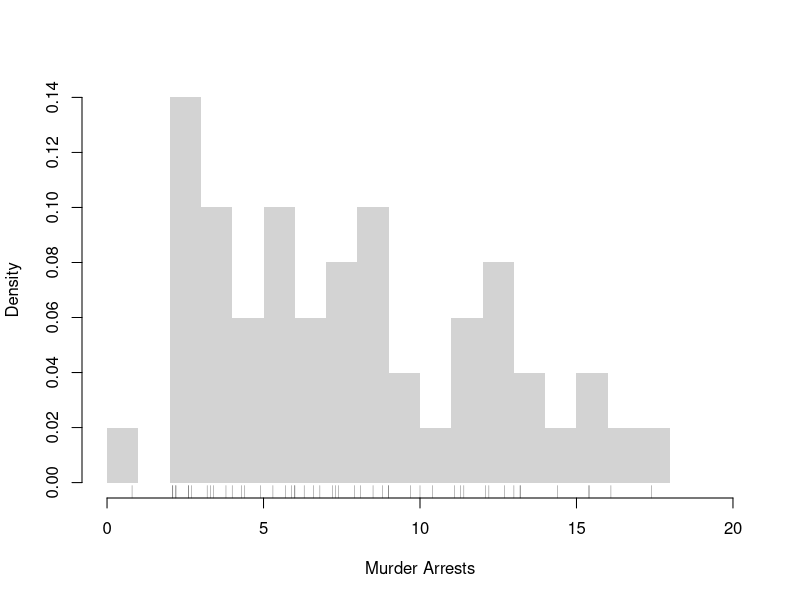
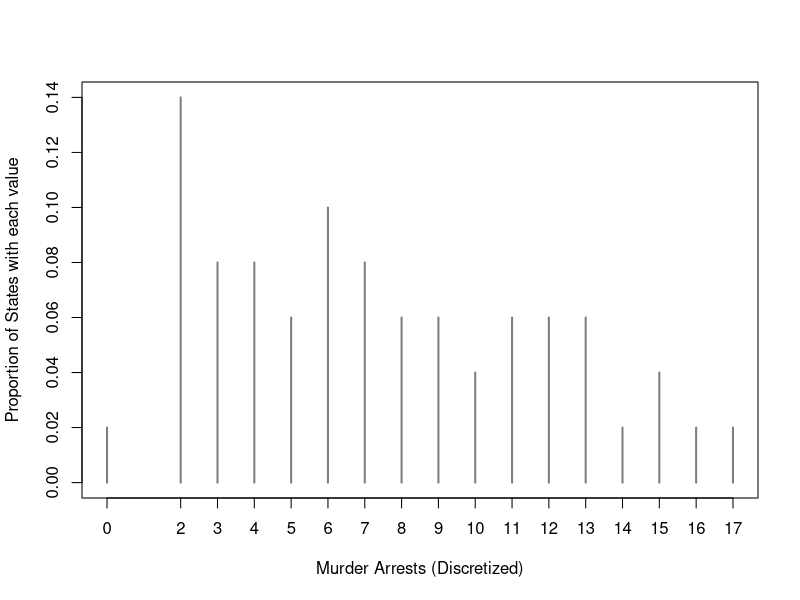
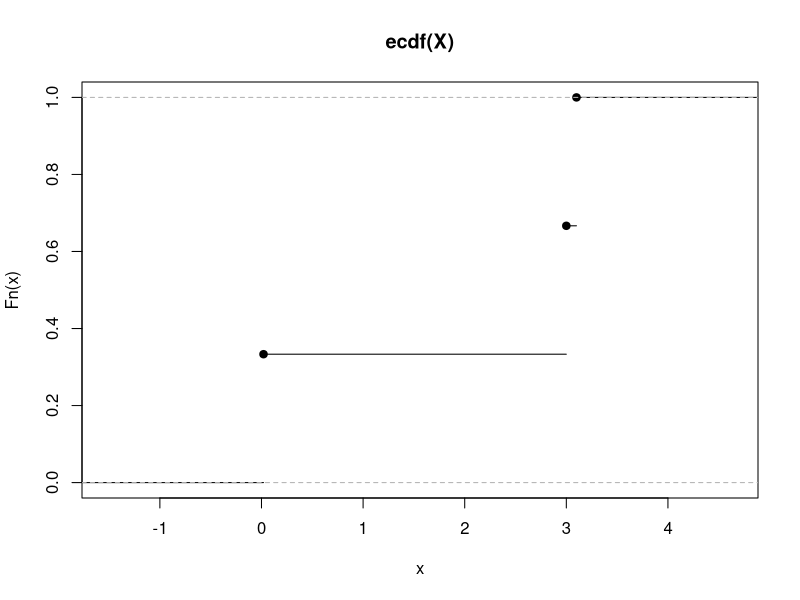
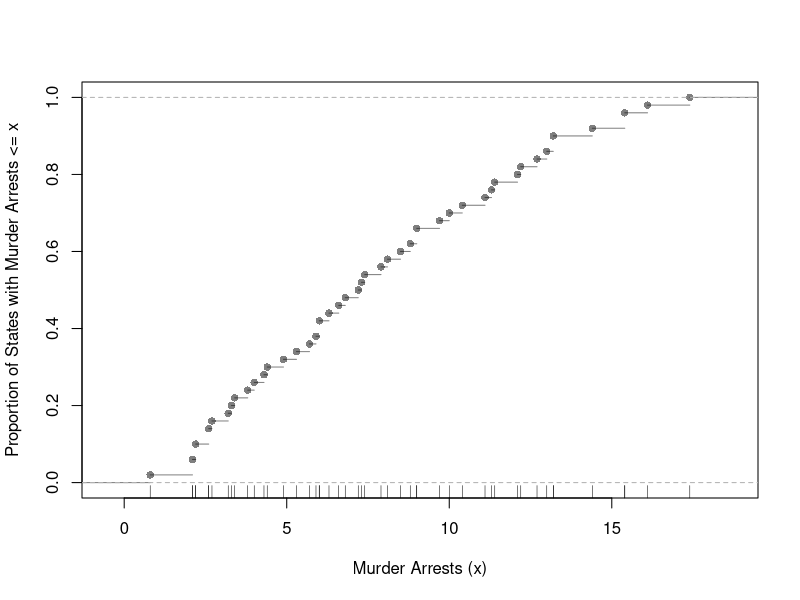
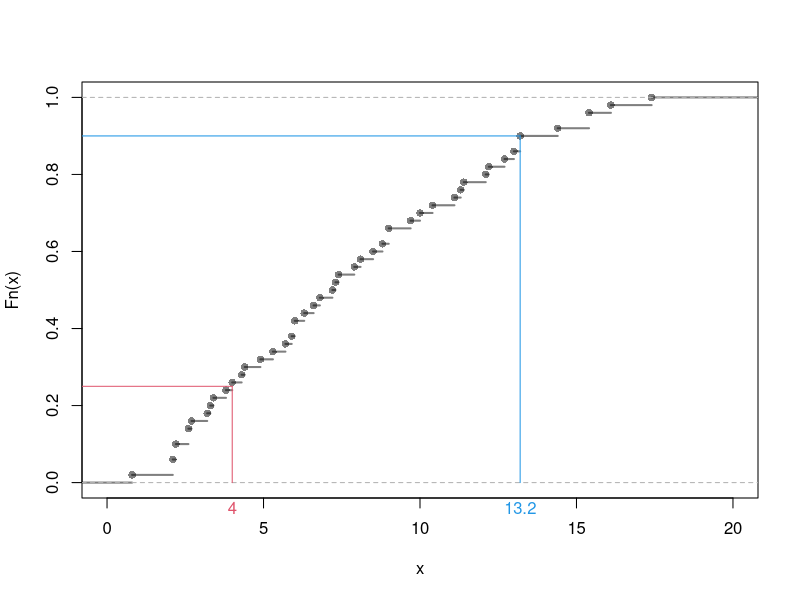
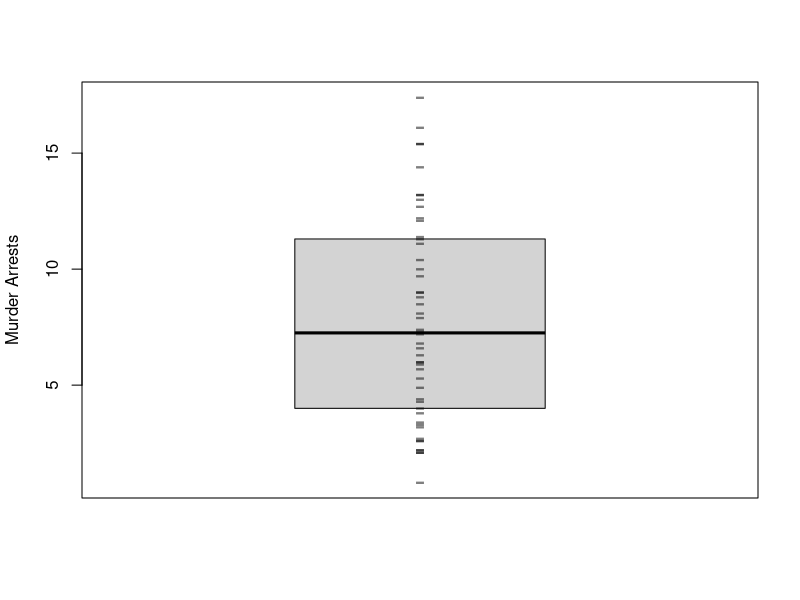

Here is the R script that generated these plots, in order:
## ---- chunk 1
dat_card1 <- 1:3 # Cardinal data (Discrete)
dat_card1

dat_card2 <- c(1.1, 2/3, 3) # Cardinal data (Continuous)
dat_card2

dat_fact1 <- factor( c('A','B','C'), ordered=T) # Factor data (Ordinal)
dat_fact1

dat_fact2 <- factor( c('Leipzig','Los Angeles','Logan'), ordered=F) # Factor data (Categorical)
dat_fact2

dat_fact3 <- factor( c(T,F), ordered=F) # Factor data (Categorical)
dat_fact3

# Explicitly check the data types:
#class(dat_card1)
#class(dat_card2)
## ---- chunk 2
c('A','B','C')  # character strings
c('Leipzig','Los Angeles','Logan')  # character strings
## ---- chunk 3
# Strings
paste( 'hi', 'mom')
paste( c('hi', 'mom'), collapse='--')

kingText <- "The king infringes the law on playing curling."
gsub(pattern="ing", replacement="", kingText)
# advanced usage
#gsub("[aeiouy]", "_", kingText)
#gsub("([[:alpha:]]{3})ing\\b", "\\1", kingText) 
## ---- chunk 4
x <- 1:10
y <- 2*x
list(x, y)  # list of vectors

x_mat1 <- matrix(2:7,2,3)
x_mat2 <- matrix(4:-1,2,3)
list(x_mat1, x_mat2)  # list of matrices
## ---- chunk 5
list(list(x_mat1), list(x_mat2))  # list of lists

list(x_mat1, list(x_mat1, x_mat2)) # list of different objects

# ...inception...
list(x_mat1,
    list(x_mat1, x_mat2), 
    list(x_mat1, list(x_mat2)
    )) 
## ---- chunk 6
# data.frames: your most common data type
    # matrix of different data-types
    # well-ordered lists
data.frame(x, y)  # list of vectors
## ---- chunk 7
d0 <- data.frame(x=dat_fact2, y=dat_card2)
d0

d0[,'y']
## ---- chunk 8
# data square (matrix)
array(data = 1:24, dim = c(3,8))

# data cube
a <- array(data = 1:24, dim = c(3, 2, 4))
a
## ---- chunk 9
apply(a, 1, mean)    # Row means
apply(a, 2, mean)    # Column means
apply(a, 3, mean)    # "Layer" means
apply(a, 1:2, mean)  # Row/Column combination 
## ---- chunk 10
x <- c(1,2,3)
x_mat1 <- outer(x, x) # x %o% x
x_mat1
is.array(x_mat1) # Matrices are arrays

x_mat2 <- matrix(6:1,2,3)
outer(x_mat2, x)
# outer(x_mat2, matrix(x))
# outer(x_mat2, t(x))
# outer(x_mat1, x_mat2)
## ---- chunk 11
head(USArrests) # Actual Data

# Check NA values
X <- c(3,3.1,NA,0.02) #Small dataset we will use in numerical examples
sum(is.na(X))
## ---- chunk 12
X <- c(3,3.1,0.02) # Data: "big X"
x <- 2 # particular value: "little x"
sum(X <= x)
sum(X == x)
## ---- chunk 13
# Intuitive Examples
X <- c(3,3.1,0.02)
Xhist <- hist(X, breaks=c(0,1,2,3,4), plot=F)
Xhist

# base x height
base <- 1
height <- Xhist$density
sum(base*height)
## ---- chunk 14
Xhist <- hist(X, breaks=c(0,4/3,8/3,4), plot=F)
base <- 4/3
height <- Xhist$density
sum(base*height)


# as a default, R uses bins (,] instead of [,)
# but you can change that with "right=F"
# hist(X, breaks=c(0,4/3,8/3,4), plot=F, right=F)
## ---- chunk 15
# Practical Example
X <- USArrests[,'Murder']
hist(X,
    breaks=seq(0,20,by=1), #bin width=1
    freq=F,
    border=NA, 
    main='',
    xlab='Murder Arrests')
# Raw Observations
rug(USArrests[,'Murder'], col=grey(0,.5))

# Since h=1, the density equals the proportion of states in each bin
# Redo this example with h=2
## ---- chunk 16
# Discretized data
X <- USArrests[,'Murder']
Xr <- floor(X) #rounded down
#table(Xr)
proportions <- table(Xr)/length(Xr)
plot(proportions, col=grey(0,.5),
    xlab='Murder Arrests (Discretized)',
    ylab='Proportion of States with each value')
## ---- chunk 17
X <- c(3,3.1,0.02)
Fhat <- ecdf(X)

# Visualized
plot(Fhat)

# Evaluated at the data
x <- X
Fhat(X)
#sum(X<=3)/length(X)
#sum(X<=3.1)/length(X)
#sum(X<=0.02)/length(X)

# Evaluated at other points
x <- c(0.5, 2.5, 3.5)
Fhat(x)
#sum(X<=0.5)/length(X)
#sum(X<=2.5)/length(X)
#sum(X<=3.5)/length(X)
## ---- chunk 18
F_murder <- ecdf(USArrests[,'Murder'])
# proportion of murders <= 10
F_murder(10)
# proportion of murders <= x, for all x
plot(F_murder, main='', 
    xlab='Murder Arrests (x)',
    ylab='Proportion of States with Murder Arrests <= x',
    pch=16, col=grey(0,.5))
rug(USArrests[,'Murder'])
## ---- chunk 19
X <-  c(3.1, 3, 0.02)
quantile(X, probs=c(0,.5,1))
## ---- chunk 20
# common quantiles
X <- USArrests[,'Murder']
quantile(X)

# All deciles are quantiles
quantile(X, probs=seq(0,1, by=.1))

# Visualized: Inverting the Empirical Distribution
FX_hat <- ecdf(X)
plot(FX_hat, lwd=2, xlim=c(0,20),
    pch=16, col=grey(0,.5), main='')
# Two Examples of Quantiles 
p <- c(.25, .9) # Lower Quartile, Upper Decile
cols <- c(2,4) 
QX_hat <- quantile(X, p, type=1)
QX_hat
segments(QX_hat, p, -10, p, col=cols)
segments(QX_hat, p, QX_hat, 0, col=cols)
mtext( round(QX_hat,2), 1, at=QX_hat, col=cols)
## ---- chunk 21
X <- USArrests[,'Murder']
Xo <- sort(X)
Xo

# median
Xo[length(Xo)*.5]
quantile(X, probs=.5, type=4) #tie break rule #4

# min
Xo[1]
min(Xo)
quantile(Xo, probs=0)
## ---- chunk 22
boxplot(USArrests[,'Murder'],
    main='', ylab='Murder Arrests',
    whisklty=0, staplelty=0, outline=F)
# Raw Observations
stripchart(USArrests[,'Murder'],
    pch='-', col=grey(0,.5), cex=2,
    vert=T, add=T)
